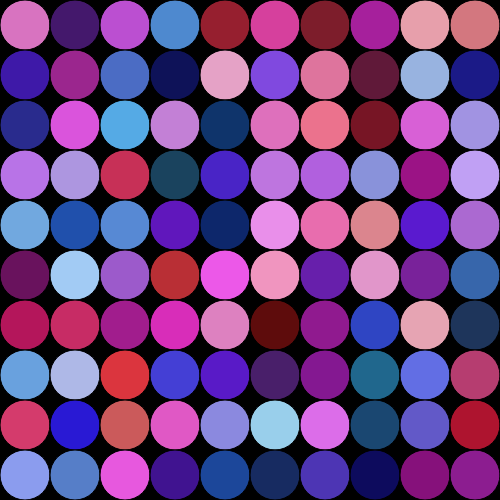
Frame 1 (no input)
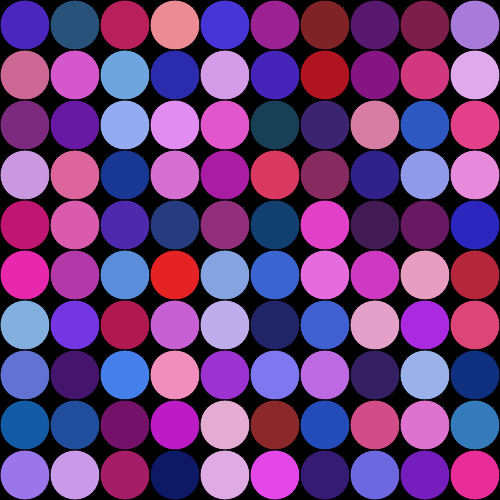
Frame 60 (no input)
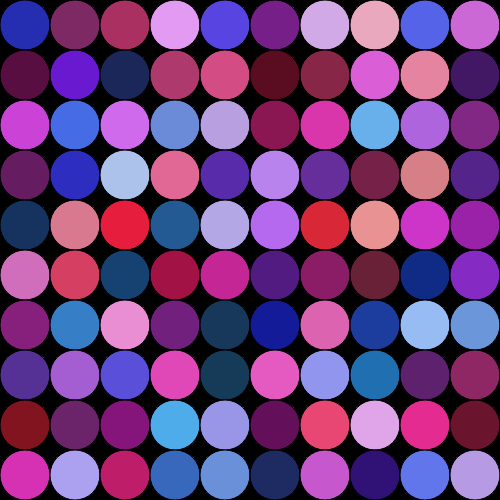
Frame 120 (the mouse pressed at the canvas centre since frame 60)

The p5.js sketch that drew these frames (run headless with seeded random() and noise() and a simulated clock; from frame 60 on, the mouse is pressed at the canvas centre):

// p5.js sketch
// ── sketch.js
function setup() {
  createCanvas(500, 500);
  background(0);
  
  frameRate(20);

  colorMode(HSL, 360, 100, 100)
}

function draw() {
  for (let x = 25; x < width; x += 50) {
    for (let y = 25; y < height; y += 50) {
      fill(random(200, 360), random(50, 80), random(20, 80));
      ellipse(x, y, 50, 50);
    }
  }
}
